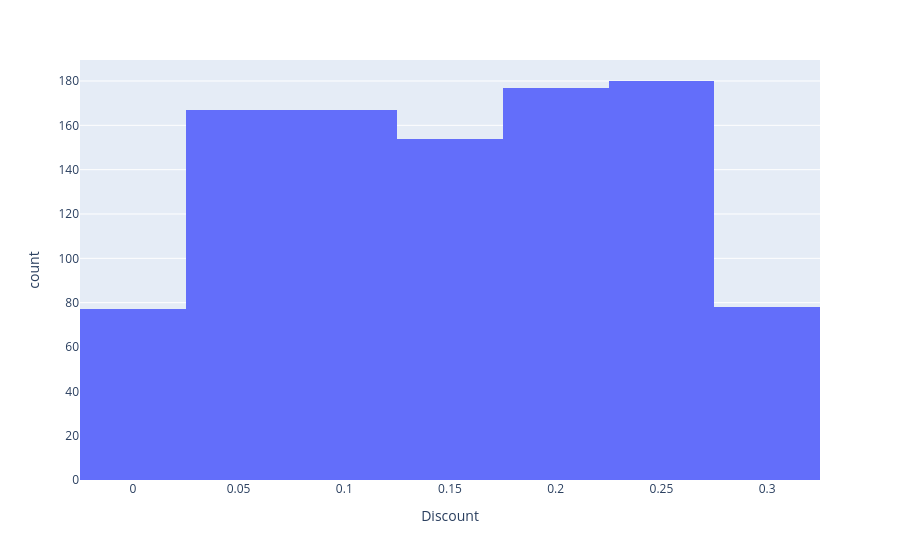

The code cell stored with this chart in its notebook:
### Code cell
fig=px.histogram(df,
                 x="Discount",
                 nbins=10)

fig.show()

### Figure 1 — Plotly figure (JSON) as saved in the notebook; plotly's stock layout.template omitted (floating-point values rounded to 4 significant figures; data arrays with more than 128 entries replaced by an {"elided": "..."} marker saying what was removed)
{"data": [{"bingroup": "x", "hovertemplate": "Discount=%{x}<br>count=%{y}<extra></extra>", "legendgroup": "", "marker": {"color": "#636efa", "pattern": {"shape": ""}}, "name": "", "nbinsx": 10, "orientation": "v", "showlegend": false, "type": "histogram", "x": {"elided": "1000 float values"}, "xaxis": "x", "yaxis": "y"}], "layout": {"barmode": "relative", "legend": {"tracegroupgap": 0}, "margin": {"t": 60}, "xaxis": {"anchor": "y", "domain": [0, 1], "title": {"text": "Discount"}}, "yaxis": {"anchor": "x", "domain": [0, 1], "title": {"text": "count"}}}}
